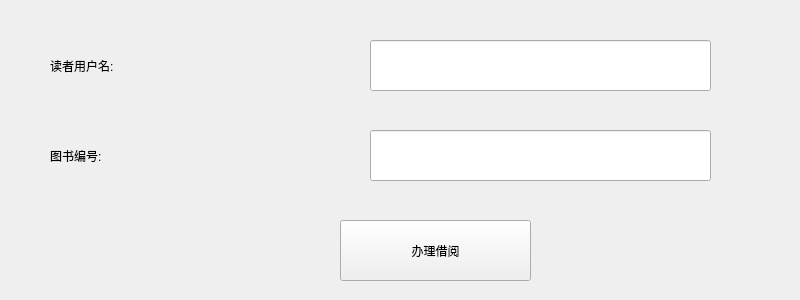
<?xml version="1.0" encoding="UTF-8"?>
<ui version="4.0">
 <class>borrow_book</class>
 <widget class="QWidget" name="borrow_book">
  <property name="geometry">
   <rect>
    <x>0</x>
    <y>0</y>
    <width>800</width>
    <height>300</height>
   </rect>
  </property>
  <property name="windowTitle">
   <string>图书借阅</string>
  </property>
  <property name="styleSheet">
   <string notr="true">font: 20pt &quot;Arial&quot;;</string>
  </property>
  <widget class="QLabel" name="label">
   <property name="geometry">
    <rect>
     <x>50</x>
     <y>40</y>
     <width>271</width>
     <height>51</height>
    </rect>
   </property>
   <property name="text">
    <string>读者用户名:</string>
   </property>
  </widget>
  <widget class="QLabel" name="label_2">
   <property name="geometry">
    <rect>
     <x>50</x>
     <y>130</y>
     <width>271</width>
     <height>51</height>
    </rect>
   </property>
   <property name="text">
    <string>图书编号:</string>
   </property>
  </widget>
  <widget class="QLineEdit" name="reader_name">
   <property name="geometry">
    <rect>
     <x>370</x>
     <y>40</y>
     <width>341</width>
     <height>51</height>
    </rect>
   </property>
   <property name="maxLength">
    <number>10</number>
   </property>
  </widget>
  <widget class="QLineEdit" name="book_num">
   <property name="geometry">
    <rect>
     <x>370</x>
     <y>130</y>
     <width>341</width>
     <height>51</height>
    </rect>
   </property>
   <property name="maxLength">
    <number>10</number>
   </property>
  </widget>
  <widget class="QPushButton" name="borrow">
   <property name="geometry">
    <rect>
     <x>340</x>
     <y>220</y>
     <width>191</width>
     <height>61</height>
    </rect>
   </property>
   <property name="text">
    <string>办理借阅</string>
   </property>
  </widget>
 </widget>
 <resources/>
 <connections/>
</ui>
